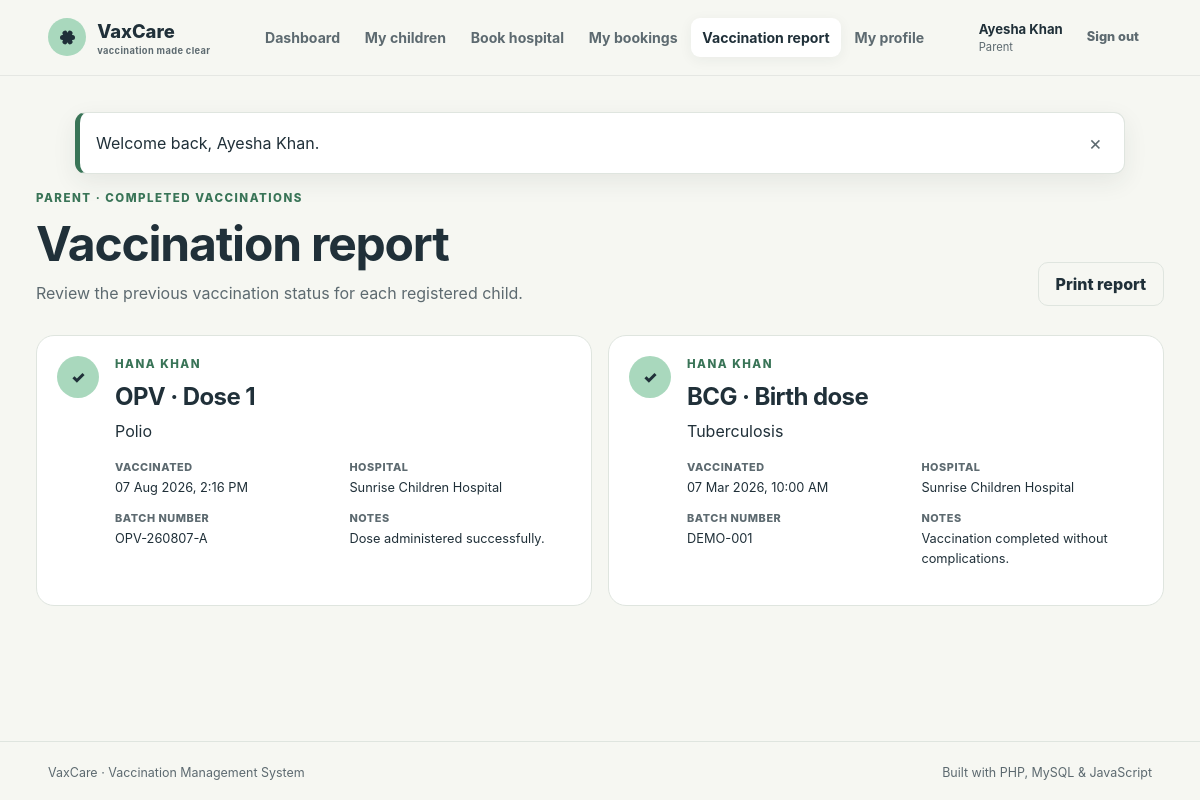
Page /index.php?route=parent.report (signed in) on the committed database.
### tables this page shows
CREATE TABLE `vaccination_records` (
  `id` bigint(20) unsigned NOT NULL AUTO_INCREMENT,
  `appointment_id` bigint(20) unsigned NOT NULL,
  `child_id` bigint(20) unsigned NOT NULL,
  `vaccine_id` bigint(20) unsigned NOT NULL,
  `hospital_id` bigint(20) unsigned NOT NULL,
  `administered_at` datetime NOT NULL,
  `batch_number` varchar(80) DEFAULT NULL,
  `notes` varchar(500) DEFAULT NULL,
  `created_at` timestamp NOT NULL DEFAULT current_timestamp(),
  PRIMARY KEY (`id`),
  UNIQUE KEY `appointment_id` (`appointment_id`),
  KEY `fk_record_vaccine` (`vaccine_id`),
  KEY `fk_record_hospital` (`hospital_id`),
  KEY `idx_records_child_date` (`child_id`,`administered_at`),
  KEY `idx_records_date` (`administered_at`),
  CONSTRAINT `fk_record_appointment` FOREIGN KEY (`appointment_id`) REFERENCES `appointments` (`id`) ON DELETE CASCADE,
  CONSTRAINT `fk_record_child` FOREIGN KEY (`child_id`) REFERENCES `children` (`id`) ON DELETE CASCADE,
  CONSTRAINT `fk_record_hospital` FOREIGN KEY (`hospital_id`) REFERENCES `hospitals` (`id`),
  CONSTRAINT `fk_record_vaccine` FOREIGN KEY (`vaccine_id`) REFERENCES `vaccines` (`id`)
);

CREATE TABLE `children` (
  `id` bigint(20) unsigned NOT NULL AUTO_INCREMENT,
  `parent_id` bigint(20) unsigned NOT NULL,
  `name` varchar(100) NOT NULL,
  `date_of_birth` date NOT NULL,
  `gender` enum('female','male','other') NOT NULL,
  `blood_group` varchar(5) DEFAULT NULL,
  `medical_notes` varchar(500) DEFAULT NULL,
  `created_at` timestamp NOT NULL DEFAULT current_timestamp(),
  `updated_at` timestamp NOT NULL DEFAULT current_timestamp() ON UPDATE current_timestamp(),
  PRIMARY KEY (`id`),
  KEY `idx_children_parent` (`parent_id`),
  KEY `idx_children_birth` (`date_of_birth`),
  CONSTRAINT `fk_child_parent` FOREIGN KEY (`parent_id`) REFERENCES `users` (`id`) ON DELETE CASCADE
);

CREATE TABLE `vaccines` (
  `id` bigint(20) unsigned NOT NULL AUTO_INCREMENT,
  `name` varchar(100) NOT NULL,
  `disease` varchar(140) NOT NULL,
  `dose_label` varchar(60) NOT NULL,
  `recommended_age_months` smallint(5) unsigned NOT NULL,
  `description` varchar(500) DEFAULT NULL,
  `is_active` tinyint(1) NOT NULL DEFAULT 1,
  `created_at` timestamp NOT NULL DEFAULT current_timestamp(),
  PRIMARY KEY (`id`),
  UNIQUE KEY `uq_vaccine_schedule` (`name`,`dose_label`,`recommended_age_months`),
  KEY `idx_vaccine_age_active` (`recommended_age_months`,`is_active`)
);

CREATE TABLE `users` (
  `id` bigint(20) unsigned NOT NULL AUTO_INCREMENT,
  `role` enum('admin','parent','hospital') NOT NULL,
  `name` varchar(100) NOT NULL,
  `email` varchar(190) NOT NULL,
  `password_hash` varchar(255) NOT NULL,
  `phone` varchar(30) DEFAULT NULL,
  `status` enum('active','inactive') NOT NULL DEFAULT 'active',
  `created_at` timestamp NOT NULL DEFAULT current_timestamp(),
  `updated_at` timestamp NOT NULL DEFAULT current_timestamp() ON UPDATE current_timestamp(),
  PRIMARY KEY (`id`),
  UNIQUE KEY `email` (`email`),
  KEY `idx_users_role_status` (`role`,`status`)
);

### app/helpers.php (called while the page is built, shortened)
<?php
function e(mixed $value): string
{
    return htmlspecialchars((string) $value, ENT_QUOTES | ENT_SUBSTITUTE, 'UTF-8');
}
function display_date(?string $date, string $format = 'd M Y'): string
{
    return (new DateTimeImmutable($date))->format($format);
}
function render(string $view, array $data = []): never
{
    $viewFile = __DIR__ . '/views/' . $view . '.php';
    extract($data, EXTR_SKIP);
    require __DIR__ . '/views/layout/header.php';
    require $viewFile;
    require __DIR__ . '/views/layout/footer.php';
    exit;
}

### app/controllers/ParentController.php (called while the page is built, shortened)
<?php
function parent_report(PDO $pdo): never
{
    $parent = require_role('parent');
    $statement = $pdo->prepare(
        'SELECT vr.*, c.name child_name, c.date_of_birth, v.name vaccine_name, v.dose_label, v.disease,
                hu.name hospital_name
         FROM vaccination_records vr JOIN children c ON c.id = vr.child_id
         JOIN vaccines v ON v.id = vr.vaccine_id JOIN hospitals h ON h.id = vr.hospital_id
         JOIN users hu ON hu.id = h.user_id WHERE c.parent_id = ?
         ORDER BY c.name, vr.administered_at DESC'
    );
    $statement->execute([$parent['id']]);
    render('parent/report', ['title' => 'Vaccination report', 'records' => $statement->fetchAll()]);
}

### public/index.php (called while the page is built, shortened)
<?php
require_once dirname(__DIR__) . '/app/bootstrap.php';
require_once dirname(__DIR__) . '/app/controllers/ParentController.php';
$route = (string) ($_GET['route'] ?? 'home');
$routes = [
    'home' => 'auth_home',
    'login' => 'auth_login',
    'register.parent' => 'auth_register_parent',
    'register.hospital' => 'auth_register_hospital',
    'logout' => 'auth_logout',
    'admin.dashboard' => 'admin_dashboard',
    'admin.children' => 'admin_children',
    'admin.requests' => 'admin_requests',
    'admin.request.update' => 'admin_request_update',
    'admin.hospitals' => 'admin_hospitals',
    'admin.hospital.save' => 'admin_hospital_save',
    'admin.hospital.delete' => 'admin_hospital_delete',
    'admin.vaccines' => 'admin_vaccines',
    'admin.bookings' => 'admin_bookings',
    'admin.reports' => 'admin_reports',
    'parent.dashboard' => 'parent_dashboard',
    'parent.children' => 'parent_children',
    'parent.child.save' => 'parent_child_save',
    'parent.child.delete' => 'parent_child_delete',
    'parent.hospitals' => 'parent_hospitals',
    'parent.booking.create' => 'parent_booking_create',
    'parent.bookings' => 'parent_bookings',
    'parent.report' => 'parent_report',
    'parent.profile' => 'parent_profile',
    'hospital.dashboard' => 'hospital_dashboard',
    'hospital.inventory' => 'hospital_inventory',
    'hospital.inventory.update' => 'hospital_inventory_update',
    'hospital.appointments' => 'hospital_appointments',
    'hospital.appointment.update' => 'hospital_appointment_update',
];
$routes[$route]($pdo);

### app/views/parent/report.php (the view)
<div class="page-heading"><div><span class="eyebrow">Parent · Completed vaccinations</span><h1>Vaccination report</h1><p>Review the previous vaccination status for each registered child.</p></div><button class="button button-secondary" type="button" data-print>Print report</button></div>
<section class="report-list"><?php foreach ($records as $record): ?><article><div class="record-check" aria-hidden="true">✓</div><div><span class="eyebrow"><?= e($record['child_name']) ?></span><h2><?= e($record['vaccine_name']) ?> · <?= e($record['dose_label']) ?></h2><p><?= e($record['disease']) ?></p><dl><div><dt>Vaccinated</dt><dd><?= e(display_date($record['administered_at'], 'd M Y, g:i A')) ?></dd></div><div><dt>Hospital</dt><dd><?= e($record['hospital_name']) ?></dd></div><div><dt>Batch number</dt><dd><?= e($record['batch_number'] ?: 'Not recorded') ?></dd></div><div><dt>Notes</dt><dd><?= e($record['notes'] ?: 'No additional notes') ?></dd></div></dl></div></article><?php endforeach; ?><?php if (!$records): ?><div class="empty-state compact"><span class="empty-icon">○</span><h2>No vaccinations recorded yet</h2><p>Completed vaccinations will appear here after the hospital updates an approved appointment.</p></div><?php endif; ?></section>

### public/assets/css/app.css (style rules this page uses)
:root { --ink: #203039; --ink-soft: #5d6a70; --paper: #f6f7f2; --surface: #ffffff; --line: #dfe5df; --mint: #a9d8bd; --mint-deep: #397457; --coral: #f1a78f; --coral-deep: #994d37; --blue: #b8d7e8; --blue-deep: #35677f; --sun: #f0d477; --danger: #b94b49; --shadow: 0 14px 42px rgba(32, 48, 57, .08); --radius: 18px; --radius-sm: 11px; }
* { box-sizing: border-box; }
html { scroll-behavior: smooth; }
body { margin: 0; color: var(--ink); background: var(--paper); font-family: Inter, ui-sans-serif, system-ui, -apple-system, "Segoe UI", sans-serif; line-height: 1.55; }
button, input, select, textarea { font: inherit; }
button, a { -webkit-tap-highlight-color: transparent; }
h1, h2, h3, p { margin-top: 0; }
h1, h2, h3 { line-height: 1.13; letter-spacing: -.025em; }
h1 { font-size: clamp(2rem, 4vw, 3.5rem); margin-bottom: .65rem; }
h2 { font-size: clamp(1.25rem, 2vw, 1.75rem); margin-bottom: .55rem; }
.eyebrow { display: block; margin-bottom: .55rem; color: var(--mint-deep); font-size: .72rem; font-weight: 800; letter-spacing: .13em; text-transform: uppercase; }
.button { display: inline-flex; align-items: center; justify-content: center; min-height: 44px; padding: .7rem 1.05rem; border: 1px solid var(--ink); border-radius: 10px; background: var(--ink); color: white; font-weight: 800; line-height: 1; cursor: pointer; transition: transform .18s ease, box-shadow .18s ease, background .18s ease; }
.button-secondary { color: var(--ink); background: transparent; border-color: var(--line); }
.page-heading { display: flex; align-items: flex-end; justify-content: space-between; gap: 1.5rem; margin-bottom: 1.8rem; }
.page-heading h1 { font-size: clamp(2rem, 4vw, 3.25rem); }
.page-heading p { max-width: 690px; margin-bottom: 0; color: var(--ink-soft); }
.info-card dl, .request-card dl, .report-list dl { margin: 1rem 0; }
dt { color: var(--ink-soft); font-size: .68rem; font-weight: 800; letter-spacing: .05em; text-transform: uppercase; }
dd { margin: .1rem 0 0; font-size: .86rem; }
.report-list { display: grid; grid-template-columns: repeat(2, 1fr); gap: 1rem; }
.report-list article { display: flex; align-items: flex-start; gap: 1rem; padding: 1.25rem; background: white; border: 1px solid var(--line); border-radius: var(--radius); }
.record-check { display: grid; place-items: center; width: 42px; height: 42px; flex: 0 0 auto; border-radius: 50%; background: var(--mint); font-weight: 900; }
.report-list article > div:last-child { flex: 1; }
.report-list dl { display: grid; grid-template-columns: 1fr 1fr; gap: .8rem; }
.report-list dd { font-size: .8rem; }

### rows in the picture
vaccination_records: child.name "HANA KHAN", vaccine.name "OPV", vaccine.dose_label "Dose 1", vaccine.disease "Polio", administered_at "07 Aug 2026, 2:16 PM", users.name "Sunrise Children Hospital", batch_number "OPV-260807-A", notes "Dose administered successfully."
vaccination_records: child.name "HANA KHAN", vaccine.name "BCG", vaccine.dose_label "Birth dose", vaccine.disease "Tuberculosis", administered_at "07 Mar 2026, 10:00 AM", users.name "Sunrise Children Hospital", batch_number "DEMO-001", notes "Vaccination completed without complications."

### other values in the picture
$label "Dashboard"
$label "My children"
$label "Book hospital"
$label "My bookings"
$label "Vaccination report"
$label "My profile"
$user['name'] "Ayesha Khan"
status_label($role) "Parent"
$flash['message'] "Welcome back, Ayesha Khan."
